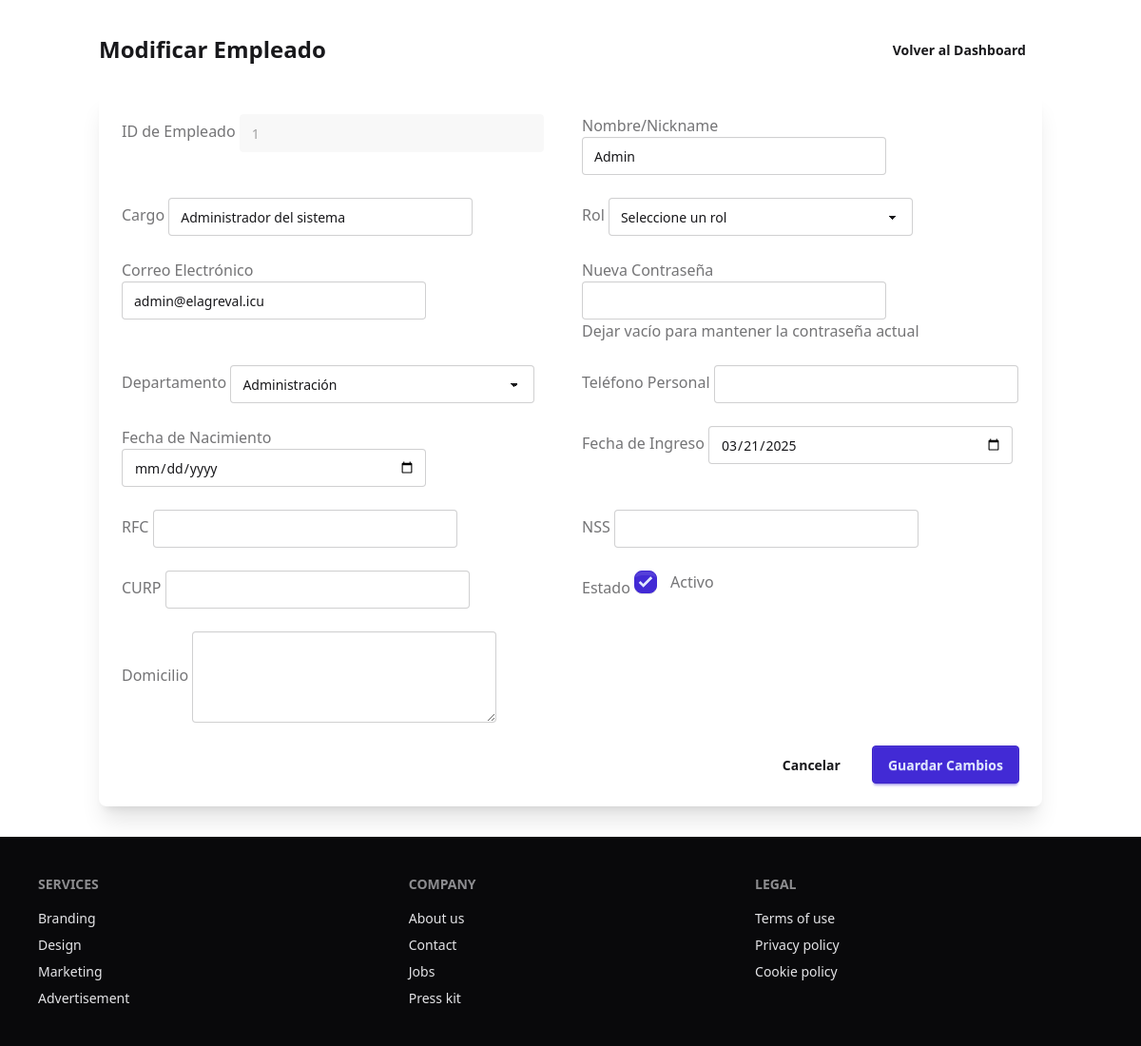
Screenshot of /admin/modificar_empleado.php?id=1 (signed in) with the database file from the repository.
### tables this page shows
CREATE TABLE `EMPLEADOS` (
  `id_empleado` int(11) NOT NULL,
  `cargo` varchar(50) DEFAULT NULL,
  `fecha_nacimiento` date DEFAULT NULL,
  `fecha_ingreso_escuela` date DEFAULT NULL,
  `rfc` varchar(13) DEFAULT NULL,
  `estado_activo` tinyint(1) DEFAULT NULL,
  `nss` varchar(20) DEFAULT NULL,
  `domicilio` varchar(255) DEFAULT NULL,
  `telefono_personal` varchar(20) DEFAULT NULL,
  `curp` varchar(18) DEFAULT NULL,
  `id_departamento` int(11) DEFAULT NULL,
  `correo` varchar(100) DEFAULT NULL,
  `contraseña` varchar(255) DEFAULT NULL,
  `foto_de_perfil` blob DEFAULT NULL,
  `nickname` varchar(50) DEFAULT NULL,
  `historial_permisos` text DEFAULT NULL,
  `rol` varchar(100) DEFAULT NULL
);

### admin/modificar_empleado.php (the view, shortened to what this page needs)
<?php
require_once '../config/config.php';
include '../includes/header.php';
$id_empleado = intval($_GET['id']);
$conn = new mysqli($db_host, $db_user, $db_password, $db_name);
$conn->set_charset("utf8");
$deptos_sql = "SELECT id_departamento, nombre_departamento FROM DEPARTAMENTO ORDER BY nombre_departamento";
$deptos_result = $conn->query($deptos_sql);
$stmt = $conn->prepare("SELECT * FROM EMPLEADOS WHERE id_empleado = ?");
$stmt->bind_param("i", $id_empleado);
$stmt->execute();
$result = $stmt->get_result();
$empleado = $result->fetch_assoc();
?>
<div class="container mx-auto px-4 py-8">
    <div class="flex justify-between items-center mb-6">
        <h1 class="text-2xl font-bold">Modificar Empleado</h1>
        <a href="dashboard.php" class="btn btn-ghost">
            Volver al Dashboard
        </a>
    </div>
    <div class="bg-base-100 shadow-xl rounded-lg p-6">
        <form method="POST" class="space-y-6">
            <div class="grid grid-cols-1 md:grid-cols-2 gap-6">
                <div class="form-control">
                    <label class="label">
                        <span class="label-text">ID de Empleado</span>
                    </label>
                    <input type="text" value="<?php echo $empleado['id_empleado']; ?>" class="input input-bordered" disabled>
                </div>
                <div class="form-control">
                    <label class="label">
                        <span class="label-text">Nombre/Nickname</span>
                    </label>
                    <input type="text" name="nickname" value="<?php echo htmlspecialchars($empleado['nickname'] ?? ''); ?>" class="input input-bordered" required>
                </div>
                <div class="form-control">
                    <label class="label">
                        <span class="label-text">Cargo</span>
                    </label>
                    <input type="text" name="cargo" value="<?php echo htmlspecialchars($empleado['cargo'] ?? ''); ?>" class="input input-bordered" required>
                </div>
                <div class="form-control">
                    <label class="label">
                        <span class="label-text">Rol</span>
                    </label>
                    <select name="rol" class="select select-bordered" required>
                        <option value="" disabled selected>Seleccione un rol</option>
                    </select>
                </div>
                <div class="form-control">
                    <label class="label">
                        <span class="label-text">Correo Electrónico</span>
                    </label>
                    <input type="email" name="correo" value="<?php echo htmlspecialchars($empleado['correo'] ?? ''); ?>" class="input input-bordered" required>
                </div>
                <div class="form-control">
                    <label class="label">
                        <span class="label-text">Nueva Contraseña</span>
                    </label>
                    <input type="password" name="nueva_contraseña" class="input input-bordered"
                           pattern="(?=.*\d)(?=.*[a-z])(?=.*[A-Z]).{8,}"
                           title="Debe contener al menos 8 caracteres, incluyendo una mayúscula, una minúscula y un número">
                    <label class="label">
                        <span class="label-text-alt">Dejar vacío para mantener la contraseña actual</span>
                    </label>
                </div>
                <div class="form-control">
                    <label class="label">
                        <span class="label-text">Departamento</span>
                    </label>
                    <select name="id_departamento" class="select select-bordered" required>
                        <?php
                        $deptos_result->data_seek(0);
                        while($depto = $deptos_result->fetch_assoc()):
                            $selected = ($depto['id_departamento'] == $empleado['id_departamento']) ? 'selected' : '';
                        ?>
                        <option value="<?php echo $depto['id_departamento']; ?>" <?php echo $selected; ?>>
                            <?php echo htmlspecialchars($depto['nombre_departamento']); ?>
                        </option>
                        <?php endwhile; ?>
                    </select>
                </div>
                <div class="form-control">
                    <label class="label">
                        <span class="label-text">Teléfono Personal</span>
                    </label>
                    <input type="tel" name="telefono" value="<?php echo htmlspecialchars($empleado['telefono_personal'] ?? ''); ?>" class="input input-bordered">
                </div>
                <div class="form-control">
                    <label class="label">
                        <span class="label-text">Fecha de Nacimiento</span>
                    </label>
                    <input type="date" name="fecha_nacimiento" value="<?php echo $empleado['fecha_nacimiento'] ?? ''; ?>" class="input input-bordered">
                </div>
                <div class="form-control">
                    <label class="label">
                        <span class="label-text">Fecha de Ingreso</span>
                    </label>
                    <input type="date" name="fecha_ingreso" value="<?php echo $empleado['fecha_ingreso_escuela'] ?? ''; ?>" class="input input-bordered">
                </div>
                <div class="form-control">
                    <label class="label">
                        <span class="label-text">RFC</span>
                    </label>
                    <input type="text" name="rfc" value="<?php echo htmlspecialchars($empleado['rfc'] ?? ''); ?>" class="input input-bordered" maxlength="13">
                </div>
                <div class="form-control">
                    <label class="label">
                        <span class="label-text">NSS</span>
                    </label>
                    <input type="text" name="nss" value="<?php echo htmlspecialchars($empleado['nss'] ?? ''); ?>" class="input input-bordered" maxlength="20">
                </div>
                <div class="form-control">
                    <label class="label">
                        <span class="label-text">CURP</span>
                    </label>
                    <input type="text" name="curp" value="<?php echo htmlspecialchars($empleado['curp'] ?? ''); ?>" class="input input-bordered" maxlength="18">
                </div>
                <div class="form-control">
                    <label class="label">
                        <span class="label-text">Estado</span>
                    </label>
                    <label class="cursor-pointer label justify-start">
                        <input type="checkbox" name="estado_activo" class="checkbox checkbox-primary mr-2" <?php echo ($empleado['estado_activo'] == 1) ? 'checked' : ''; ?>>
                        <span class="label-text">Activo</span>
                    </label>
                </div>
            </div>
            <div class="form-control">
                <label class="label">
                    <span class="label-text">Domicilio</span>
                </label>
                <textarea name="domicilio" class="textarea textarea-bordered h-24"><?php echo htmlspecialchars($empleado['domicilio'] ?? ''); ?></textarea>
            </div>
            <div class="flex justify-end space-x-4">
                <a href="dashboard.php" class="btn btn-ghost">Cancelar</a>
                <button type="submit" class="btn btn-primary">Guardar Cambios</button>
            </div>
        </form>
    </div>
</div>
<?php
include '../includes/footer.php';
?>

### rows the page displays
empleados: id_empleado "1", nickname "Admin", cargo "Administrador del sistema", correo "admin@elagreval.icu", fecha_ingreso "03/21/2025", estado_activo "☑"

### other values shown
form field id_departamento "Administración"
